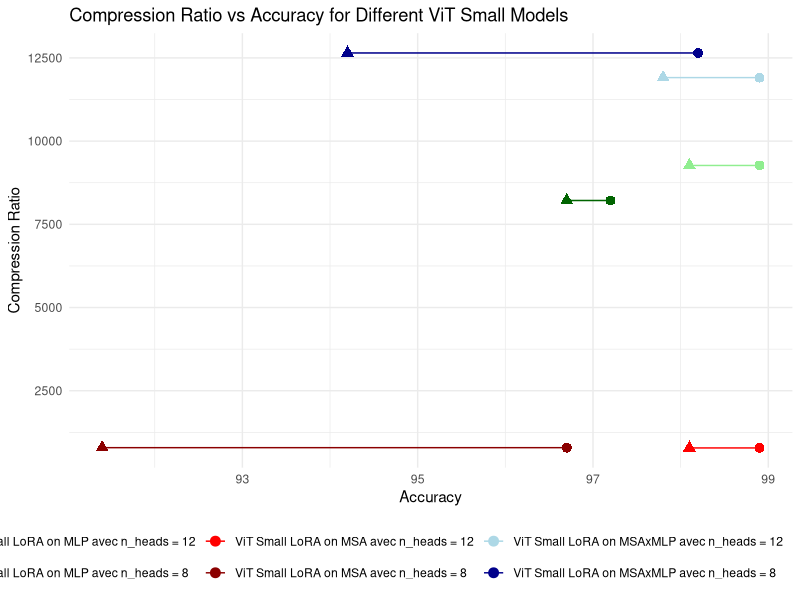

This figure's R source:
# Installer ggplot2 si ce n'est pas déjà fait
install.packages("ggplot2")

# Charger ggplot2
library(ggplot2)

# Créer les données sous forme de data frame
data <- data.frame(
  model = rep(c("ViT Small LoRA on MSA avec n_heads = 8",
                "ViT Small LoRA on MLP avec n_heads = 8",
                "ViT Small LoRA on MSAxMLP avec n_heads = 8",
                "ViT Small LoRA on MSA avec n_heads = 12",
                "ViT Small LoRA on MLP avec n_heads = 12",
                "ViT Small LoRA on MSAxMLP avec n_heads = 12"), each = 2),
  version = rep(c("LoRA", "Full"), times = 6),
  accuracy = c(91.4, 96.7, 96.7, 97.2, 94.2, 98.2, 98.1, 98.9, 98.1, 98.9, 97.8, 98.9),
  compression_ratio = c(790.168, 790.168, 8215.591, 8215.591, 12648.12, 12648.12,  781.921, 781.921, 9268.205, 9268.205, 11908.411, 11908.411)
)

# Définir les couleurs pour chaque modèle
model_colors <- c(
  "ViT Small LoRA on MSA avec n_heads = 8" = "darkred",
  "ViT Small LoRA on MLP avec n_heads = 8" = "darkgreen",
  "ViT Small LoRA on MSAxMLP avec n_heads = 8" = "darkblue",
  "ViT Small LoRA on MSA avec n_heads = 12" = "red",
  "ViT Small LoRA on MLP avec n_heads = 12" = "lightgreen",
  "ViT Small LoRA on MSAxMLP avec n_heads = 12" = "lightblue"
)

# Créer le plot
ggplot(data, aes(x = accuracy, y = compression_ratio, color = model, group = model)) +
  geom_point(size = 3, aes(shape = version)) +  # Ajouter des points pour chaque version
  geom_line() +  # Ajouter des segments reliant les points
  labs(x = "Accuracy", y = "Compression Ratio", title = "Compression Ratio vs Accuracy for Different ViT Small Models") +
  scale_color_manual(values = model_colors) +  # Appliquer les couleurs définies
  theme_minimal() +
  theme(legend.position = "bottom", legend.title = element_blank())


# # Installer ggplot2 si ce n'est pas déjà fait
# install.packages("ggplot2")

# # Charger ggplot2
# library(ggplot2)

# # Créer les données sous forme de data frame
# data <- data.frame(
#   model = rep(c("ViT Small LoRA on MSA avec n_heads = 8",
#                 "ViT Small LoRA on MLP avec n_heads = 8",
#                 "ViT Small LoRA on MSAxMLP avec n_heads = 8",
#                 "ViT Small LoRA on MSA avec n_heads = 12",
#                 "ViT Small LoRA on MLP avec n_heads = 12",
#                 "ViT Small LoRA on MSAxMLP avec n_heads = 12"), each = 2),
#   version = rep(c("LoRA", "Full"), times = 6),
#   accuracy = c(91.4, 96.7, 96.7, 97.2, 94.2, 98.2, 98.1, 98.9, 98.1, 98.9, 97.8, 98.9),
#   compression_ratio = c(790.168, 790.168, 8215.591, 8215.591, 12648.12, 12648.12,  781.921, 781.921, 9268.205, 9268.205, 11908.411, 11908.411)
# )

# # Créer le plot
# ggplot(data, aes(x = accuracy, y = compression_ratio, color = model, group = model)) +
#   geom_point(size = 3, aes(shape = version)) +  # Ajouter des points pour chaque version
#   geom_line() +  # Ajouter des segments reliant les points
#   labs(x = "Accuracy", y = "Compression Ratio", title = "Compression Ratio vs Accuracy for Different ViT Small Models") +
#   theme_minimal() +
#   theme(legend.position = "bottom", legend.title = element_blank())
